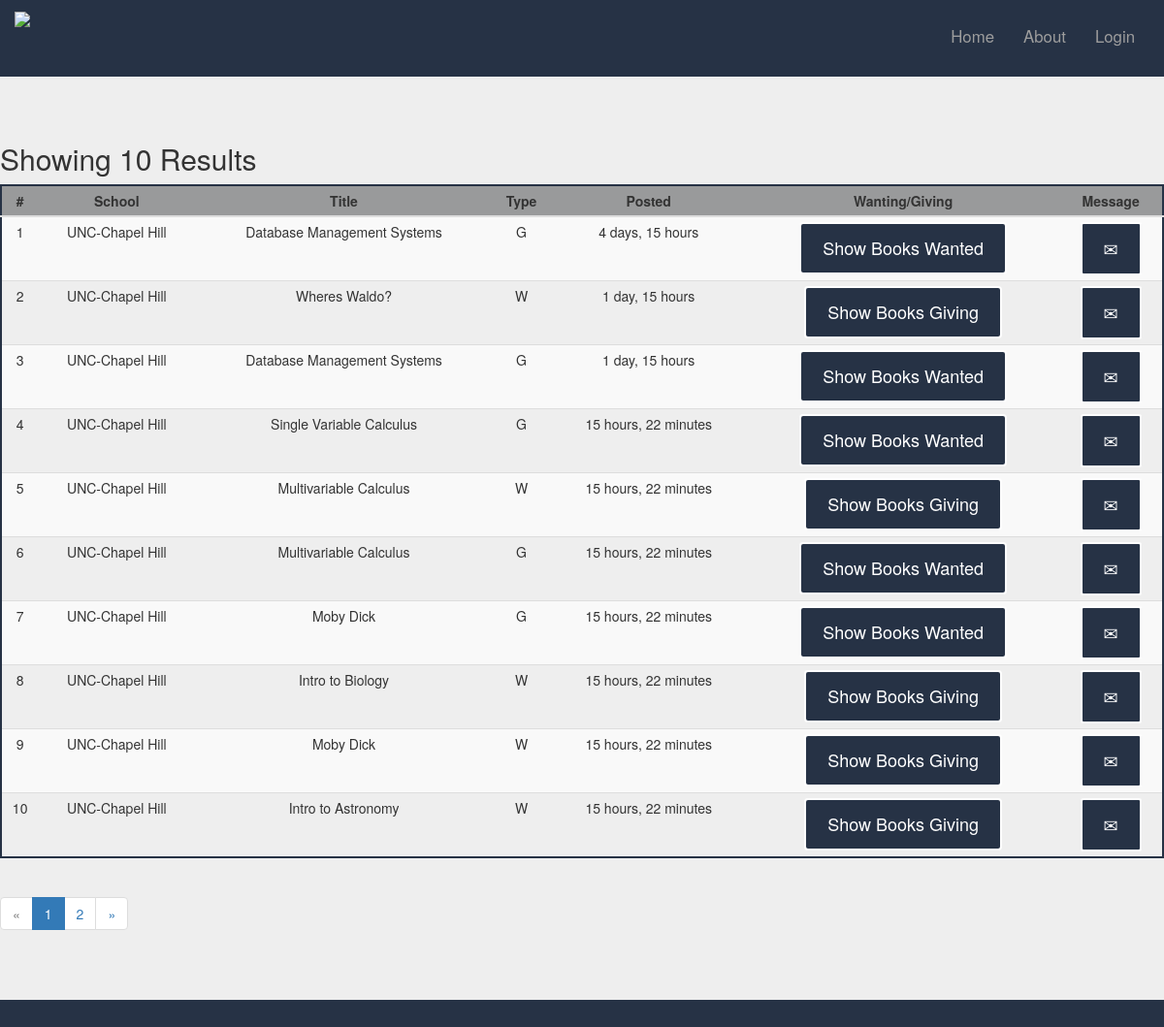
The page /listing_list/ on the database its author committed.
### home/models.py (models this page shows, shortened)
class Listing(models.Model):
    TYPES = (
        ('W', 'Want'),
        ('G', 'Give'),
    )
    sid = models.ForeignKey(Student, on_delete=models.CASCADE)
    bid = models.ForeignKey(Book, on_delete=models.CASCADE)
    type = models.CharField(max_length=1, choices=TYPES)
    date = models.DateField(auto_now_add=True)
    open = models.BooleanField(default=True)

class Student(models.Model):
    user = models.OneToOneField(User, on_delete=models.CASCADE)
    school = models.ForeignKey(School, on_delete=models.CASCADE)

class School(models.Model):
    school = models.CharField("school name", max_length=40, unique=False, default="")
    state = models.CharField("school state", max_length=2, unique=False, default="")
    city = models.CharField("school city", max_length=40, unique=False, default="")
    def __str__(self):
        return self.school

class Book(models.Model):
    ISBN = models.IntegerField(default="")
    title = models.CharField(max_length=40, default="")
    def __str__(self):
        return self.title

### home/views.py (the view)
# urls.py: url(r'^listing_list/$', views.ListBooks.as_view(), name='booksearch'),
class ListBooks(ListView):
    paginate_by = 10
    template_name = 'home/listing_list.html'
    context_object_name = 'result'
    def get_queryset(self):
        result = Listing.objects.all()
        query = self.request.GET.get('q')
        if query:
            query_list = query.split()
            result = result.filter(reduce(operator.and_, (Q(bid__title__icontains=q) for q in query_list)),
                                   open=True)
        return result

### templates/home/listing_list.html (shortened to what this page needs)
{% extends 'home/base.html' %}
{% block content %}
    <div class='jumbotron'>
        {% if result %}
        {% if result.count == 1 %}
            <h2>Showing {{ result.count }} Result</h2>
        {% else %}
            <h2>Showing {{ result.count }} Results</h2>
        {% endif %}
        <table class='table table-condensed table-striped' id="searchTable">
            <thead>
            <tr>
                <th>#</th>
                <th>School</th>
                <th>Title</th>
                <th>Type</th>
                <th>Posted</th>
                <th>Wanting/Giving</th>
                <th>Message</th>
            </tr>
            </thead>
            <tbody>
            {% for instance in result %}
                <tr>
                    <td>{{ forloop.counter }}</td>
                    <td>{{ instance.sid.school }} </td>
                    <td>{{ instance.bid }} </td>
                    <td>{{ instance.type }} </td>
                    <td>{{ instance.date|timesince }} </td>
                    <td class="dropdown">
                        {% if instance.type == 'W' %}
                            <a class="btn btn-default dropdown-toggle" data-toggle="dropdown" href="#"
                               id="dropdownbutton">Show Books Giving</a>
                        {% else %}
                            <a class="btn btn-default dropdown-toggle" data-toggle="dropdown" href="#"
                               id="dropdownbutton">Show Books Wanted</a>
                        {% endif %}
                    </td>
                    <td>
                        <a href="/messages/write/{{ instance.sid.user.username }} ">
                            <button type="button" class="btn btn-default btn-sm">
                                <span class="glypicon glyphicon-envelope"></span>
                            </button>
                        </a>
                    </td>
                </tr>
            {% endfor %}
            </tbody>
        </table>
        {% if is_paginated %}
            <ul class="pagination">
                {% if page_obj.has_previous %}
                    <li><a href="?page={{ page_obj.previous_page_number }}">&laquo;</a></li>
                {% else %}
                    <li class="disabled"><span>&laquo;</span></li>
                {% endif %}
                {% for i in paginator.page_range %}
                    {% if page_obj.number == i %}
                        <li class="active"><span>{{ i }} <span class="sr-only">(current)</span></span></li>
                    {% else %}
                        <li><a href="?page={{ i }}">{{ i }}</a></li>
                    {% endif %}
                {% endfor %}
                {% if page_obj.has_next %}
                    <li><a href="?page={{ page_obj.next_page_number }}">&raquo;</a></li>
                {% else %}
                    <li class="disabled"><span>&raquo;</span></li>
                {% endif %}
            </ul>
        {% endif %}
        {% endif %}
    </div>
{% endblock %}

### static/css/home.css (style rules this page uses)
body { background-color:#263245; }
.btn { font-size: 18px; color: #FFF; padding: 12px 22px; background:#263245; border: 2px solid #FFF; }
table thead tr th { text-align: center; background-color: #999a9b; }
table { text-align: center; border: 2px solid #263245 !important; }

### rows shown on the page
Listing: sid.school "UNC-Chapel Hill", bid "Database Management Systems", type "G", date "4 days, 15 hours", shows "Show Books Wanted"
Listing: sid.school "UNC-Chapel Hill", bid "Wheres Waldo?", type "W", date "1 day, 15 hours", shows "Show Books Giving"
Listing: sid.school "UNC-Chapel Hill", bid "Database Management Systems", type "G", date "1 day, 15 hours", shows "Show Books Wanted"
Listing: sid.school "UNC-Chapel Hill", bid "Single Variable Calculus", type "G", date "15 hours, 22 minutes", shows "Show Books Wanted"
Listing: sid.school "UNC-Chapel Hill", bid "Multivariable Calculus", type "W", date "15 hours, 22 minutes", shows "Show Books Giving"
Listing: sid.school "UNC-Chapel Hill", bid "Multivariable Calculus", type "G", date "15 hours, 22 minutes", shows "Show Books Wanted"
Listing: sid.school "UNC-Chapel Hill", bid "Moby Dick", type "G", date "15 hours, 22 minutes", shows "Show Books Wanted"
Listing: sid.school "UNC-Chapel Hill", bid "Intro to Biology", type "W", date "15 hours, 22 minutes", shows "Show Books Giving"
Listing: sid.school "UNC-Chapel Hill", bid "Moby Dick", type "W", date "15 hours, 22 minutes", shows "Show Books Giving"
Listing: sid.school "UNC-Chapel Hill", bid "Intro to Astronomy", type "W", date "15 hours, 22 minutes", shows "Show Books Giving"

### other values the page prints
{{ result.count }} "10"
{{ i }} "1"
{{ i }} "2"
